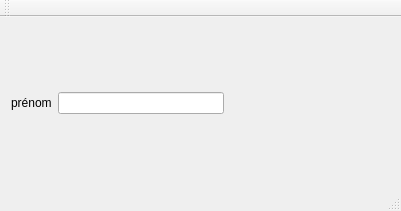
<?xml version="1.0" encoding="UTF-8"?>
<ui version="4.0">
 <class>MainWindow</class>
 <widget class="QMainWindow" name="MainWindow">
  <property name="geometry">
   <rect>
    <x>0</x>
    <y>0</y>
    <width>401</width>
    <height>211</height>
   </rect>
  </property>
  <property name="windowTitle">
   <string>MainWindow</string>
  </property>
  <widget class="QWidget" name="centralWidget">
   <layout class="QGridLayout" name="gridLayout">
    <item row="0" column="0">
     <layout class="QHBoxLayout" name="horizontalLayout">
      <item>
       <widget class="QLabel" name="label">
        <property name="text">
         <string>prénom</string>
        </property>
        <property name="buddy">
         <cstring>lineEdit</cstring>
        </property>
       </widget>
      </item>
      <item>
       <widget class="QLineEdit" name="lineEdit"/>
      </item>
      <item>
       <spacer name="horizontalSpacer">
        <property name="orientation">
         <enum>Qt::Horizontal</enum>
        </property>
        <property name="sizeHint" stdset="0">
         <size>
          <width>40</width>
          <height>20</height>
         </size>
        </property>
       </spacer>
      </item>
     </layout>
    </item>
   </layout>
  </widget>
  <widget class="QMenuBar" name="menuBar">
   <property name="geometry">
    <rect>
     <x>0</x>
     <y>0</y>
     <width>401</width>
     <height>22</height>
    </rect>
   </property>
  </widget>
  <widget class="QToolBar" name="mainToolBar">
   <attribute name="toolBarArea">
    <enum>TopToolBarArea</enum>
   </attribute>
   <attribute name="toolBarBreak">
    <bool>false</bool>
   </attribute>
  </widget>
  <widget class="QStatusBar" name="statusBar"/>
 </widget>
 <layoutdefault spacing="6" margin="11"/>
 <resources/>
 <connections/>
</ui>
